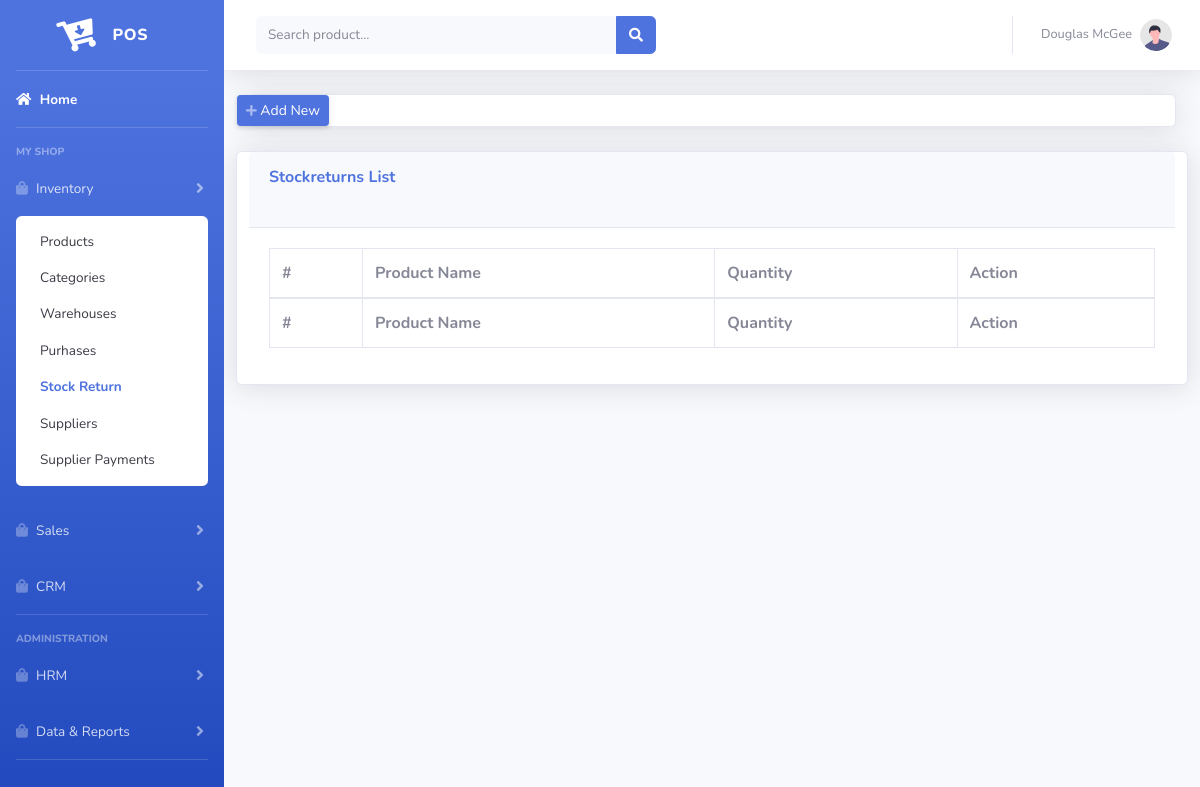
Page /inventory/stockreturns on the earlier database version.
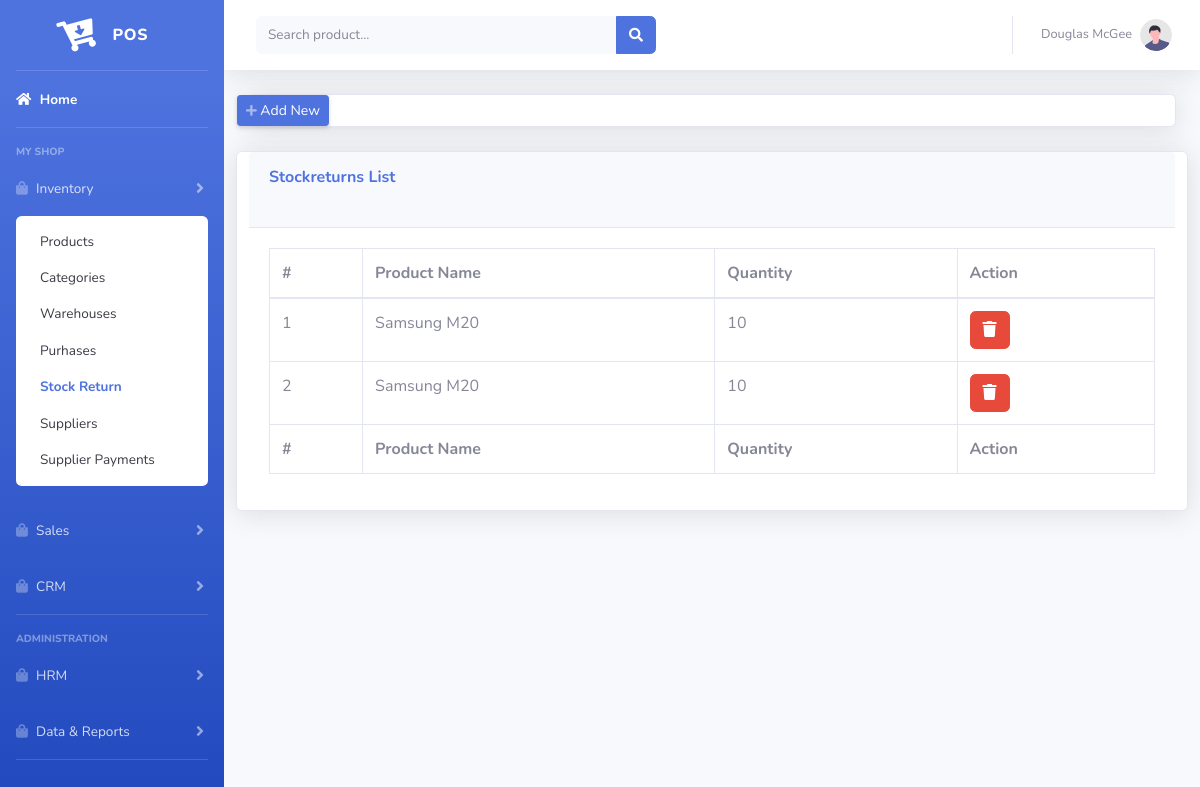
Same page on the later database version.
### tables this page shows
CREATE TABLE `product_adjustments` (
  `id` int(11) NOT NULL,
  `product_id` int(11) NOT NULL,
  `amount` int(11) NOT NULL,
  `effect` varchar(10) NOT NULL DEFAULT 'add' COMMENT 'add or reduce',
  `type` varchar(60) NOT NULL,
  `created_at` timestamp NOT NULL DEFAULT CURRENT_TIMESTAMP,
  `updated_at` timestamp NOT NULL DEFAULT CURRENT_TIMESTAMP ON UPDATE CURRENT_TIMESTAMP
);

CREATE TABLE `products` (
  `id` int(11) NOT NULL,
  `name` varchar(60) NOT NULL,
  `sku` varchar(60) NOT NULL,
  `barcode` varchar(60) NOT NULL,
  `buying_price` decimal(10,2) NOT NULL,
  `selling_price` decimal(10,2) NOT NULL,
  `branch_id` int(11) NOT NULL,
  `cat_id` int(11) NOT NULL,
  `created_at` timestamp NOT NULL DEFAULT CURRENT_TIMESTAMP,
  `updated_at` timestamp NOT NULL DEFAULT CURRENT_TIMESTAMP ON UPDATE CURRENT_TIMESTAMP
);

### app/views/layout/template.php (called while the page is built, shortened)
<?php
$this->load->view('layout/header');
$this->load->view('layout/sidebar');
$this->load->view('layout/topmenu');
$this->load->view($page_content);

### app/controllers/Inventory.php (called while the page is built, shortened)
<?php
class Inventory extends BASE_Controller {
	public function __construct()
	{
		$this->load->model('inventory_model');
	}
    public function stockreturns()
    {
        $this->data['products'] = $this->inventory_model->fetchproducts();
        $this->data['returns'] = $this->inventory_model->stockreturns();
        $this->data['dtable'] = "present";
        $this->data['menu'] = "inventory";
        $this->data['menuitem'] = "stockreturns";
        $this->data['pg_title'] = "Stock Returns";
        $this->data['page_content'] = 'inventory/stockreturns';
        $this->load->view('layout/template', $this->data);
    }
}

### index.php (called while the page is built, shortened)
<?php
require_once BASEPATH . 'core/CodeIgniter.php';

### app/models/Inventory_model.php (called while the page is built, shortened)
<?php
class Inventory_model extends CI_Model
{
    public $_tableProducts = "products";
    public $_tableProductAdjustments = "product_adjustments";
    function branchid()
    {
        return 2;
        return $this->aauth->user()['branch_id'];
    }
    public function fetchproducts()
    {
        $this->db->where('branch_id',$this->branchid());
        $query = $this->db->get($this->_tableProducts);
        return $query->result_array();
    }
    public function stockreturns()
    {
        $this->db->where($this->_tableProductAdjustments.".type","stock_return");
        $this->db->where($this->_tableProducts.".branch_id",$this->branchid());
        $this->db->select($this->_tableProducts.".name,".$this->_tableProductAdjustments.".*")->from($this->_tableProductAdjustments);
        $this->db->join($this->_tableProducts,$this->_tableProducts.".id=".$this->_tableProductAdjustments.".product_id");
        $this->db->order_by($this->_tableProductAdjustments.".id","DESC");
        $query = $this->db->get();
        return $query->result_array();
    }
}

### app/views/inventory/stockreturns.php (the view, shortened to what this page needs)
<div class="container-fluid">
    <div class="card shadow mb-4">
        <div class="row">
            <a class="d-none d-sm-inline-block btn btn-sm btn-primary shadow-sm" data-toggle="modal" data-target="#add"><i
                    class="fas fa-plus fa-sm text-white-50"></i> Add New</a>
        </div>
    </div>
    <div class="row">
        <div class="card shadow mb-4 col-sm-12">
            <div class="card-header py-3">
                <h6 class="m-0 font-weight-bold text-primary">Stockreturns List</h6><br>
            </div>
            <div class="card-body">
                <div class="table-responsive">
                    <table class="table table-bordered datatable" width="100%" cellspacing="0">
                        <thead>
                        <tr>
                            <th>#</th>
                            <th>Product Name</th>
                            <th>Quantity</th>
                            <th>Action</th>
                        </tr>
                        </thead>
                        <tfoot>
                        <tr>
                            <th>#</th>
                            <th>Product Name</th>
                            <th>Quantity</th>
                            <th>Action</th>
                        </tr>
                        </tfoot>
                        <tbody>
                        <?php if(!empty($returns)){
                            $i = 0;
                            foreach($returns as $one) {
                                $i++;
                                ?>
                                <tr>
                                    <td><?= $i;?></td>
                                    <td><?php echo $one['name'];?></td>
                                    <td><?php echo $one['amount'];?></td>
                                    <td>
                                        <button class="btn btn-danger delete" data-id = "<?php echo $one['id'];?>"><i class="fa fa-trash"></i></button>
                                    </td>
                                </tr>
                            <?php   }
                        } ?>
                        </tbody>
                    </table>
                </div>
            </div>
        </div>
    </div>
</div>
</div>

Differences in the rows shown:
added product_adjustments: product.name "Samsung M20", amount "10"
added product_adjustments: product.name "Samsung M20", amount "10"
